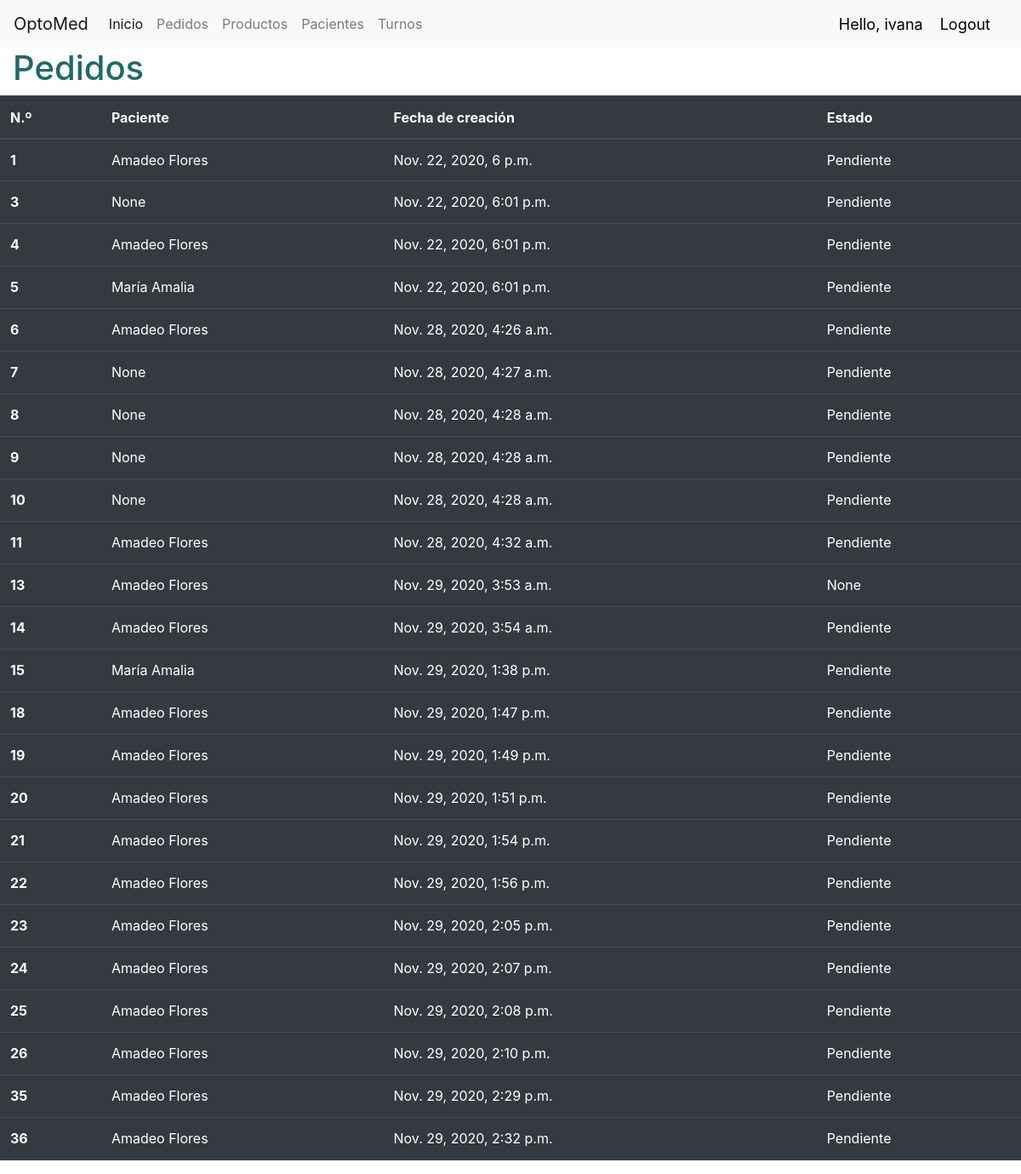
Page /pedidos/pedidos/ (signed in) on the committed database.
### pedidos/models.py (models this page shows, shortened)
class Pedido(models.Model):
  ESTADO = (
            ('Pendiente', 'Pendiente'),
            ('Pedido', 'Pedido'),
            ('Enviar a taller', 'Enviar a taller'),
            ('Finalizado', 'Finalizado')
            )
  PAGO = (
            ('Tarjeta de crédito', 'Tarjeta de crédito'),
            ('Tarjeta de débito', 'Tarjeta de débito'),
            ('Billetera virtual', 'Billetera virtual'),
            ('Efectivo', 'Efectivo'),
            )
  paciente = models.ForeignKey('pacientes.Paciente', null=True, on_delete=models.CASCADE)
  fecha_creación =  models.DateTimeField(auto_now_add=True, null=True)
  precio_total = models.DecimalField(default=0.00, decimal_places=2, max_digits=20)
  estado = models.CharField(max_length=20, null=True, choices=ESTADO)
  producto = models.ForeignKey(Producto, null=True, on_delete=models.CASCADE)
  cantidad = models.PositiveIntegerField(default=1)
  pago = models.CharField(max_length=20, null=True, choices=PAGO)
  vendedor = models.ForeignKey('pedidos.Vendedor', null=True, on_delete=models.CASCADE)

### pacientes/models.py (models this page shows)
class Paciente(models.Model):
  nombre = models.CharField(max_length=200, null=True)
  teléfono = models.CharField(max_length=200, null=True)
  email = models.CharField(max_length=200, null=True)
  fecha_creación = models.DateTimeField(auto_now_add=True, null=True)
  historial = models.CharField(max_length=1500, null=True)
  def __str__(self):
    return self.nombre

### pedidos/views.py (the view)
# urls.py: path('pedidos/', include("pedidos.urls")),
def pedidos(request):
  return render(request, "pedidos/pedidos.html", context)

### pedidos/templates/pedidos/pedidos.html (shortened to what this page needs)
{% extends "pedidos/layout.html" %}
{% block body %}
  <h1> Pedidos </h1>
<table class="table table-hover table-dark">
  <thead>
    <tr>
      <th scope="col">N.º</th>
      <th scope="col">Paciente</th>
      <th scope="col">Fecha de creación</th>
      <th scope="col">Estado</th>
    </tr>
  </thead>
  <tbody>
        {% for pedido in pedidos %}
          <tr>
          <th scope="row">{{ pedido.pk }}</th>
          <td>{{ pedido.paciente }}</td>
          <td>{{ pedido.fecha_creación }}</td>
          <td>{{ pedido.estado }}</td>
          </tr>
        {% endfor %}
  </tbody>
</table>
{% endblock %}

### pedidos/templates/pedidos/layout.html (shortened to what this page needs)
{% load static %}
<!DOCTYPE html>
<html lang="es">
<head>
  <link rel="stylesheet" href="{% static 'pedidos/styles.css' %}">
  <link rel="stylesheet" href="https://cdn.jsdelivr.net/npm/bootstrap@4.5.3/dist/css/bootstrap.min.css">
</head>
<body>
  <nav class="navbar navbar-expand-lg navbar-light bg-light">
  <a class="navbar-brand" href="#">OptoMed</a>
  <div class="collapse navbar-collapse" id="navbarNav">
    <ul class="navbar-nav">
      <li class="nav-item active">
        <a class="nav-link" href="{% url 'pedidos:inicio' %}">Inicio <span class="sr-only">(current)</span></a>
      </li>
      <li class="nav-item">
        <a class="nav-link" href="{% url 'pedidos:pedidos' %}">Pedidos</a>
      </li>
      <li class="nav-item">
        <a class="nav-link" href="{% url 'pedidos:productos' %}">Productos</a>
      </li>
      <li class="nav-item">
        <a class="nav-link" href="{% url 'pacientes:index' %}">Pacientes</a>
      </li>
      <li class="nav-item">
        <a class="nav-link" href="#">Turnos</a>
      </li>
    </ul>
  </div>
  <span  class="hello-msg">Hello, {{request.user}}</span>
  <span><a class="hello-msg" href="{% url 'accounts:logout' %}" > Logout </a></span>
</nav>
  {% block body %}
  {% endblock %}
</body>
</html>

### pedidos/static/pedidos/styles.css (style rules this page uses)
body { margin: 0; padding: 0; }
h1 { color: rgb(32, 105, 105); margin: 25px 15px; }
tr { height: 50px; }

### pedidos/templates/pedidos/layout.html (style rules this page uses)
.hello-msg { font-size: 18px; color: black; margin-right: 20px; }

### rows in the picture
Pedido: pk "1", paciente "Amadeo Flores", fecha_creación "Nov. 22, 2020, 6 p.m.", estado "Pendiente"
Pedido: pk "3", paciente "None", fecha_creación "Nov. 22, 2020, 6:01 p.m.", estado "Pendiente"
Pedido: pk "4", paciente "Amadeo Flores", fecha_creación "Nov. 22, 2020, 6:01 p.m.", estado "Pendiente"
Pedido: pk "5", paciente "María Amalia", fecha_creación "Nov. 22, 2020, 6:01 p.m.", estado "Pendiente"
Pedido: pk "6", paciente "Amadeo Flores", fecha_creación "Nov. 28, 2020, 4:26 a.m.", estado "Pendiente"
Pedido: pk "7", paciente "None", fecha_creación "Nov. 28, 2020, 4:27 a.m.", estado "Pendiente"
Pedido: pk "8", paciente "None", fecha_creación "Nov. 28, 2020, 4:28 a.m.", estado "Pendiente"
Pedido: pk "9", paciente "None", fecha_creación "Nov. 28, 2020, 4:28 a.m.", estado "Pendiente"
Pedido: pk "10", paciente "None", fecha_creación "Nov. 28, 2020, 4:28 a.m.", estado "Pendiente"
Pedido: pk "11", paciente "Amadeo Flores", fecha_creación "Nov. 28, 2020, 4:32 a.m.", estado "Pendiente"
Pedido: pk "13", paciente "Amadeo Flores", fecha_creación "Nov. 29, 2020, 3:53 a.m.", estado "None"
Pedido: pk "14", paciente "Amadeo Flores", fecha_creación "Nov. 29, 2020, 3:54 a.m.", estado "Pendiente"
Pedido: pk "15", paciente "María Amalia", fecha_creación "Nov. 29, 2020, 1:38 p.m.", estado "Pendiente"
Pedido: pk "18", paciente "Amadeo Flores", fecha_creación "Nov. 29, 2020, 1:47 p.m.", estado "Pendiente"
Pedido: pk "19", paciente "Amadeo Flores", fecha_creación "Nov. 29, 2020, 1:49 p.m.", estado "Pendiente"
Pedido: pk "20", paciente "Amadeo Flores", fecha_creación "Nov. 29, 2020, 1:51 p.m.", estado "Pendiente"
Pedido: pk "21", paciente "Amadeo Flores", fecha_creación "Nov. 29, 2020, 1:54 p.m.", estado "Pendiente"
Pedido: pk "22", paciente "Amadeo Flores", fecha_creación "Nov. 29, 2020, 1:56 p.m.", estado "Pendiente"
Pedido: pk "23", paciente "Amadeo Flores", fecha_creación "Nov. 29, 2020, 2:05 p.m.", estado "Pendiente"
Pedido: pk "24", paciente "Amadeo Flores", fecha_creación "Nov. 29, 2020, 2:07 p.m.", estado "Pendiente"
Pedido: pk "25", paciente "Amadeo Flores", fecha_creación "Nov. 29, 2020, 2:08 p.m.", estado "Pendiente"
Pedido: pk "26", paciente "Amadeo Flores", fecha_creación "Nov. 29, 2020, 2:10 p.m.", estado "Pendiente"
Pedido: pk "35", paciente "Amadeo Flores", fecha_creación "Nov. 29, 2020, 2:29 p.m.", estado "Pendiente"
Pedido: pk "36", paciente "Amadeo Flores", fecha_creación "Nov. 29, 2020, 2:32 p.m.", estado "Pendiente"

### other values in the picture
{{ request.user }} "ivana"
